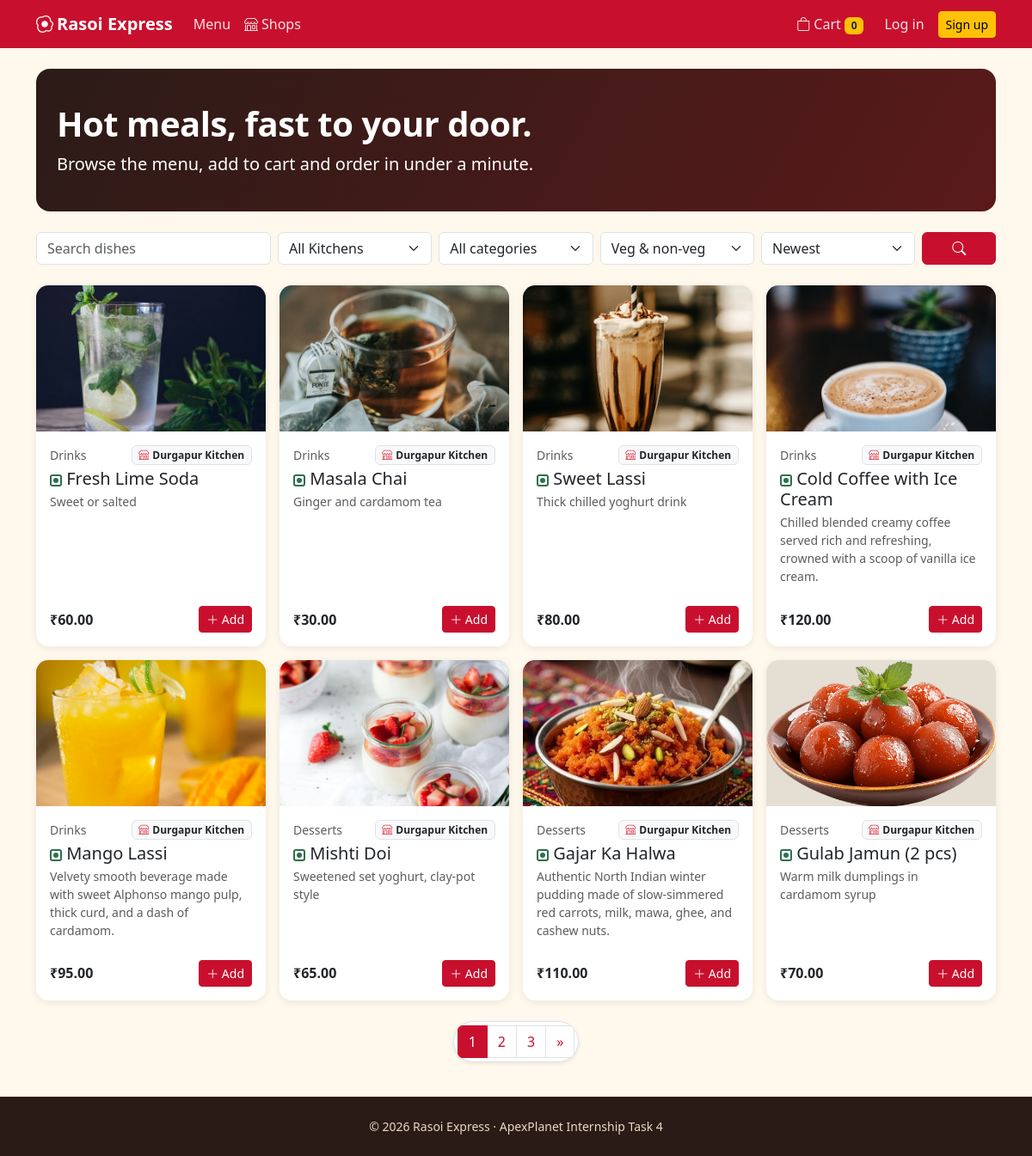
The page / on the database its author committed.
### tables this page shows
CREATE TABLE foods (
  id INT UNSIGNED AUTO_INCREMENT PRIMARY KEY,
  category_id INT UNSIGNED NOT NULL,
  shop_id INT UNSIGNED DEFAULT NULL,
  name VARCHAR(100) NOT NULL,
  description TEXT,
  price DECIMAL(8,2) NOT NULL,
  image VARCHAR(255) DEFAULT NULL,
  is_veg TINYINT(1) NOT NULL DEFAULT 1,
  is_available TINYINT(1) NOT NULL DEFAULT 1,
  created_at TIMESTAMP DEFAULT CURRENT_TIMESTAMP,
  CONSTRAINT fk_foods_category FOREIGN KEY (category_id) REFERENCES categories(id) ON DELETE RESTRICT,
  CONSTRAINT fk_foods_shop FOREIGN KEY (shop_id) REFERENCES shops(id) ON DELETE SET NULL,
  INDEX idx_foods_category (category_id),
  INDEX idx_foods_shop (shop_id),
  INDEX idx_foods_name (name),
  INDEX idx_foods_available_price (is_available, price)
);

CREATE TABLE categories (
  id INT UNSIGNED AUTO_INCREMENT PRIMARY KEY,
  name VARCHAR(60) NOT NULL UNIQUE
);

CREATE TABLE shops (
  id INT UNSIGNED AUTO_INCREMENT PRIMARY KEY,
  name VARCHAR(100) NOT NULL,
  description TEXT,
  address VARCHAR(255) NOT NULL,
  phone VARCHAR(15) NOT NULL,
  owner_id INT UNSIGNED NOT NULL,
  created_at TIMESTAMP DEFAULT CURRENT_TIMESTAMP,
  CONSTRAINT fk_shops_owner FOREIGN KEY (owner_id) REFERENCES users(id) ON DELETE CASCADE,
  INDEX idx_shops_owner (owner_id)
);

### includes/db.php (called while the page is built, shortened)
<?php
function db(): PDO {
    static $pdo = null;
    if ($pdo === null) {
        try {
            $pdo = new PDO('mysql:host=' . DB_HOST . ';dbname=' . DB_NAME . ';charset=utf8mb4', DB_USER, DB_PASS, [
                PDO::ATTR_ERRMODE => PDO::ERRMODE_EXCEPTION,
                PDO::ATTR_DEFAULT_FETCH_MODE => PDO::FETCH_ASSOC,
                PDO::ATTR_EMULATE_PREPARES => false,
            ]);
        } catch (PDOException $e) {
            error_log($e->getMessage());
            http_response_code(500);
            ?>
            <!DOCTYPE html>
            <html lang="en">
            <head>
            <meta charset="UTF-8">
            <meta name="viewport" content="width=device-width, initial-scale=1">
            <title>Database Offline | Rasoi Express</title>
            <link href="https://cdn.jsdelivr.net/npm/bootstrap@5.3.3/dist/css/bootstrap.min.css" rel="stylesheet">
            <link href="https://cdn.jsdelivr.net/npm/bootstrap-icons@1.11.3/font/bootstrap-icons.min.css" rel="stylesheet">
            <style>
              body { background: #f8f9fa; font-family: system-ui, -apple-system, sans-serif; display: flex; align-items: center; justify-content: center; min-height: 100vh; padding: 20px; }
              .card { max-width: 580px; width: 100%; border: 0; box-shadow: 0 10px 30px rgba(0,0,0,0.08); border-radius: 16px; }
              .icon-box { width: 64px; height: 64px; border-radius: 50%; background: #fee2e2; color: #dc2626; display: flex; align-items: center; justify-content: center; font-size: 2rem; margin: 0 auto 1.25rem; }
            </style>
            <meta http-equiv="refresh" content="5">
            </head>
            <body>
            <div class="card p-4 p-md-5 text-center">
              <div class="icon-box"><i class="bi bi-database-gear"></i></div>
              <h3 class="fw-bold mb-2">Starting Database Server&hellip;</h3>
              <p class="text-muted mb-3">MariaDB is being launched automatically. This page will refresh in a few seconds.</p>
              <div class="d-flex justify-content-center mb-4">
                <div class="spinner-border text-danger" role="status"><span class="visually-hidden">Loading...</span></div>
              </div>
              <div class="d-grid gap-2">
                <button onclick="location.reload()" class="btn btn-danger py-2 fw-semibold"><i class="bi bi-arrow-clockwise me-1"></i> Refresh Now</button>
              </div>
              <details class="text-start mt-3 small text-muted">
                <summary class="cursor-pointer">Technical error details</summary>
                <pre class="bg-light p-2 rounded mt-2 text-danger mb-0" style="font-size: 0.78rem; overflow-x: auto;"><?= htmlspecialchars($e->getMessage(), ENT_QUOTES, 'UTF-8') ?></pre>
                <div class="mt-2">
                  <strong>Manual fix:</strong> Double-click <code>start-database.bat</code> or <code>run.bat</code> in your project folder.
                </div>
              </details>
            </div>
            </body>
            </html>
            <?php
            exit;
        }
    }
    return $pdo;
}

### index.php (the view, shortened to what this page needs)
<?php
require_once __DIR__ . '/includes/auth.php';
$q    = trim($_GET['q'] ?? '');
$cat  = (int)($_GET['cat'] ?? 0);
$shop = (int)($_GET['shop'] ?? 0);
$type = $_GET['type'] ?? '';
$sort = $_GET['sort'] ?? 'new';
$page = max(1, (int)($_GET['page'] ?? 1));
$where = ['f.is_available = 1']; $args = [];
$w = implode(' AND ', $where);
$orderBy = ['new' => 'f.id DESC', 'low' => 'f.price ASC', 'high' => 'f.price DESC', 'name' => 'f.name ASC'][$sort] ?? 'f.id DESC';
$cnt = db()->prepare("SELECT COUNT(*) FROM foods f WHERE $w"); $cnt->execute($args);
$total = (int)$cnt->fetchColumn();
$off = ($page - 1) * PER_PAGE;
$st = db()->prepare("SELECT f.*, c.name AS cat, s.name AS shop_name FROM foods f JOIN categories c ON c.id=f.category_id LEFT JOIN shops s ON s.id=f.shop_id WHERE $w ORDER BY $orderBy LIMIT " . PER_PAGE . " OFFSET $off");
$st->execute($args);
$foods = $st->fetchAll();
$qs = http_build_query(array_filter(['q' => $q, 'cat' => $cat ?: null, 'shop' => $shop ?: null, 'type' => $type, 'sort' => $sort !== 'new' ? $sort : null]));
$qs = $qs ? $qs . '&' : '';
require __DIR__ . '/includes/header.php';
?>
<section class="hero mb-4">
  <h1>Hot meals, fast to your door.</h1>
  <p class="lead mb-0">Browse the menu, add to cart and order in under a minute.</p>
</section>
<form class="row g-2 mb-4" method="get">
  <div class="col-12 col-md-3"><input class="form-control" type="search" name="q" placeholder="Search dishes" value="<?= e($q) ?>"></div>
  <div class="col-6 col-md-2">
    <select name="shop" class="form-select" aria-label="Kitchen / Shop">
      <option value="0">All Kitchens</option>
    </select>
  </div>
  <div class="col-6 col-md-2">
    <select name="cat" class="form-select" aria-label="Category">
      <option value="0">All categories</option>
    </select>
  </div>
  <div class="col-6 col-md-2">
    <select name="type" class="form-select" aria-label="Veg or non-veg">
      <option value="">Veg &amp; non-veg</option>
    </select>
  </div>
  <div class="col-6 col-md-2">
    <select name="sort" class="form-select" aria-label="Sort">
      <option value="new" <?= $sort === 'new' ? 'selected' : '' ?>>Newest</option>
    </select>
  </div>
  <div class="col-12 col-md-1 d-grid"><button class="btn btn-rx" title="Search"><i class="bi bi-search"></i></button></div>
</form>
<?php if (!$foods): ?>
  <div class="text-center text-muted py-5">No dishes match your search. <a href="<?= url('index.php') ?>">Clear filters</a></div>
<?php else: ?>
<div class="row g-3">
  <?php foreach ($foods as $f): ?>
  <div class="col-12 col-sm-6 col-lg-3">
    <div class="card food-card h-100">
      <div class="food-img-wrapper" title="Click to view full photo">
        <img src="<?= e(food_img($f['image'])) ?>" class="card-img-top food-img-clickable" alt="<?= e($f['name']) ?>" data-full-img="<?= e(food_img($f['image'])) ?>" data-title="<?= e($f['name']) ?>" data-desc="<?= e($f['description']) ?>" data-price="<?= money($f['price']) ?>" data-veg="<?= $f['is_veg'] ? '1' : '0' ?>" data-shop="<?= e($f['shop_name'] ?? '') ?>" data-cat="<?= e($f['cat'] ?? '') ?>" data-id="<?= (int)$f['id'] ?>">
      </div>
      <div class="card-body d-flex flex-column">
        <div class="d-flex justify-content-between align-items-center mb-1">
          <span class="small text-muted"><?= e($f['cat']) ?></span>
          <?php if (!empty($f['shop_name'])): ?>
            <a href="<?= url('index.php?shop=' . (int)$f['shop_id']) ?>" class="badge bg-light text-dark border text-decoration-none small" title="Sold by <?= e($f['shop_name']) ?> (Click to view shop dishes)">
              <i class="bi bi-shop text-danger me-1"></i><?= e($f['shop_name']) ?>
            </a>
          <?php endif; ?>
        </div>
        <h5 class="card-title mb-1"><span class="<?= $f['is_veg'] ? 'veg-dot' : 'nonveg-dot' ?>" title="<?= $f['is_veg'] ? 'Veg' : 'Non-veg' ?>"></span> <?= e($f['name']) ?></h5>
        <p class="card-text small text-muted flex-grow-1"><?= e($f['description']) ?></p>
        <div class="d-flex justify-content-between align-items-center mt-2">
          <strong><?= money($f['price']) ?></strong>
          <form method="post" action="<?= url('cart.php') ?>">
            <button class="btn btn-sm btn-rx"><i class="bi bi-plus-lg"></i> Add</button>
          </form>
        </div>
      </div>
    </div>
  </div>
  <?php endforeach; ?>
</div>
<div class="mt-4 text-center"><?= paginate($total, $page, PER_PAGE, $qs) ?></div>
<?php endif; ?>
<?php require __DIR__ . '/includes/footer.php'; ?>

### assets/css/style.css (style rules this page uses)
:root { --rx-red:#c8102e;--rx-dark:#2b1b17;--rx-gold:#f7b32b;--rx-leaf:#2f6f4e;--rx-paper:#fff8ec }
body { background:var(--rx-paper);color:var(--rx-dark);font-family:'Segoe UI',system-ui,-apple-system,sans-serif;min-height:100vh;display:flex;flex-direction:column }
.btn-rx { background:var(--rx-red);border-color:var(--rx-red);color:#fff }
.hero { background:linear-gradient(120deg,var(--rx-dark) 0%,#5a1a1a 100%);color:#fff;border-radius:1rem;padding:2.5rem 1.5rem }
.hero h1 { font-weight:800;letter-spacing:-.5px }
.food-card { border:0;border-radius:.9rem;overflow:hidden;box-shadow:0 2px 10px rgba(43,27,23,.08);height:100% }
.food-img-wrapper { position:relative;overflow:hidden;background:#e5ded3;cursor:zoom-in }
.food-card img { height:170px;object-fit:cover;cursor:zoom-in;transition:transform .25s ease,filter .25s ease }
.veg-dot,.nonveg-dot { display:inline-block;width:14px;height:14px;border:2px solid var(--rx-leaf);border-radius:3px;position:relative;vertical-align:middle }
.veg-dot::after,.nonveg-dot::after { content:'';position:absolute;inset:2px;border-radius:50%;background:var(--rx-leaf) }

### rows shown on the page
foods: image (picture), category.name "Drinks", shop.name "Durgapur Kitchen", is_veg 1 (drawn), name "Fresh Lime Soda", description "Sweet or salted", price "₹60.00"
foods: image (picture), category.name "Drinks", shop.name "Durgapur Kitchen", is_veg 1 (drawn), name "Masala Chai", description "Ginger and cardamom tea", price "₹30.00"
foods: image (picture), category.name "Drinks", shop.name "Durgapur Kitchen", is_veg 1 (drawn), name "Sweet Lassi", description "Thick chilled yoghurt drink", price "₹80.00"
foods: image (picture), category.name "Drinks", shop.name "Durgapur Kitchen", is_veg 1 (drawn), name "Cold Coffee with Ice Cream", description "Chilled blended creamy coffee served rich and refreshing, crowned with a scoop of vanilla ice cream.", price "₹120.00"
foods: image (picture), category.name "Drinks", shop.name "Durgapur Kitchen", is_veg 1 (drawn), name "Mango Lassi", description "Velvety smooth beverage made with sweet Alphonso mango pulp, thick curd, and a dash of cardamom.", price "₹95.00"
foods: image (picture), category.name "Desserts", shop.name "Durgapur Kitchen", is_veg 1 (drawn), name "Mishti Doi", description "Sweetened set yoghurt, clay-pot style", price "₹65.00"
foods: image (picture), category.name "Desserts", shop.name "Durgapur Kitchen", is_veg 1 (drawn), name "Gajar Ka Halwa", description "Authentic North Indian winter pudding made of slow-simmered red carrots, milk, mawa, ghee, and cashew nuts.", price "₹110.00"
foods: image (picture), category.name "Desserts", shop.name "Durgapur Kitchen", is_veg 1 (drawn), name "Gulab Jamun (2 pcs)", description "Warm milk dumplings in cardamom syrup", price "₹70.00"

### other values the page prints
APP_NAME "Rasoi Express"
cart_count() "0"
